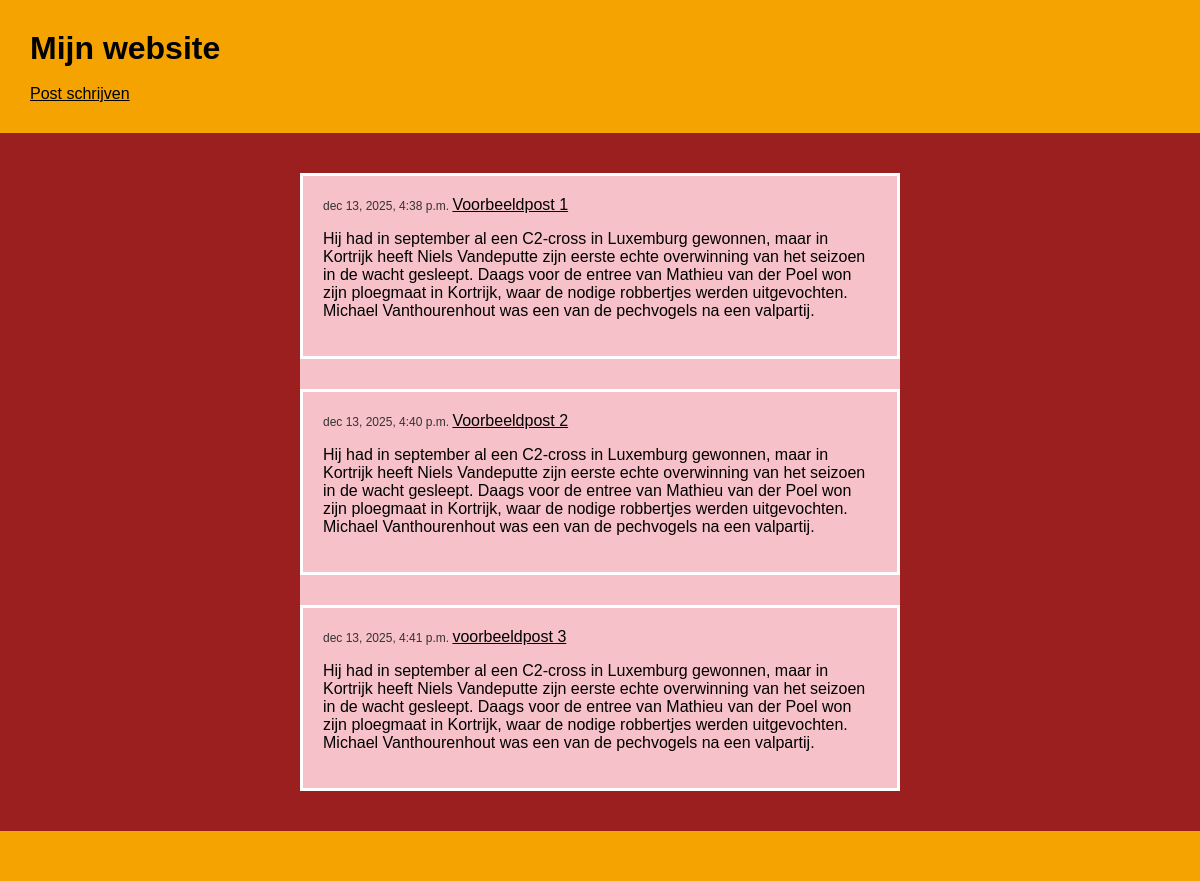
The app's page /, older data.
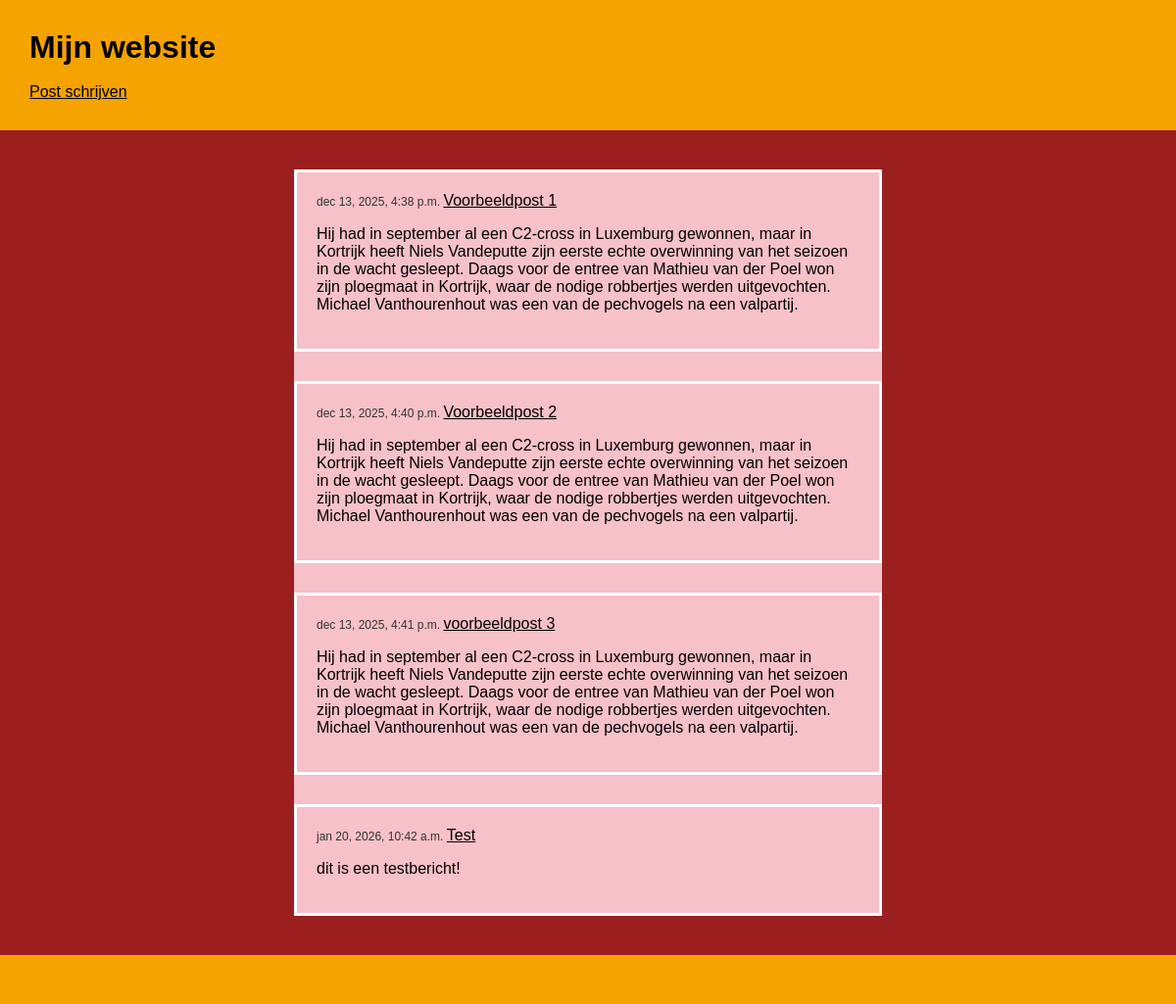
The same page, newer data.
### blog/models.py (models this page shows, shortened)
class Post(models.Model):
            author = models.ForeignKey(settings.AUTH_USER_MODEL,
            on_delete=models.CASCADE)
            title = models.CharField(max_length=200)
            text = models.TextField()
            created_date = models.DateTimeField(default=timezone.now)
            published_date = models.DateTimeField(blank=True, null=True)

### blog/views.py (the view)
# urls.py: path('', views.post_list, name='post_list'),
def post_list(request):
    posts = Post.objects.filter(
        published_date__lte=timezone.now()
        ).order_by('published_date')
    return render(request, 'blog/post_list.html', {'posts': posts})

### blog/templates/blog/post_list.html
{% extends 'blog/base.html' %}
    {% block inhoud %}
        <div class="container">
            {% for post in posts %}
                <article class="post">
                    <time class="date">
                        {{ post.published_date }}
                    </time>
                    <a href="{% url 'post_inhoud' pk=post.pk %}">{{ post.title }}</a>
                    <p>{{ post.text|linebreaksbr }}</p>
                </article>
            {% endfor %}
        </div>
    {% endblock %}

Row changes from the older to the newer data that the page shows:
added Post: published_date "jan 20, 2026, 10:42 a.m.", title "Test", text "dit is een testbericht!"
